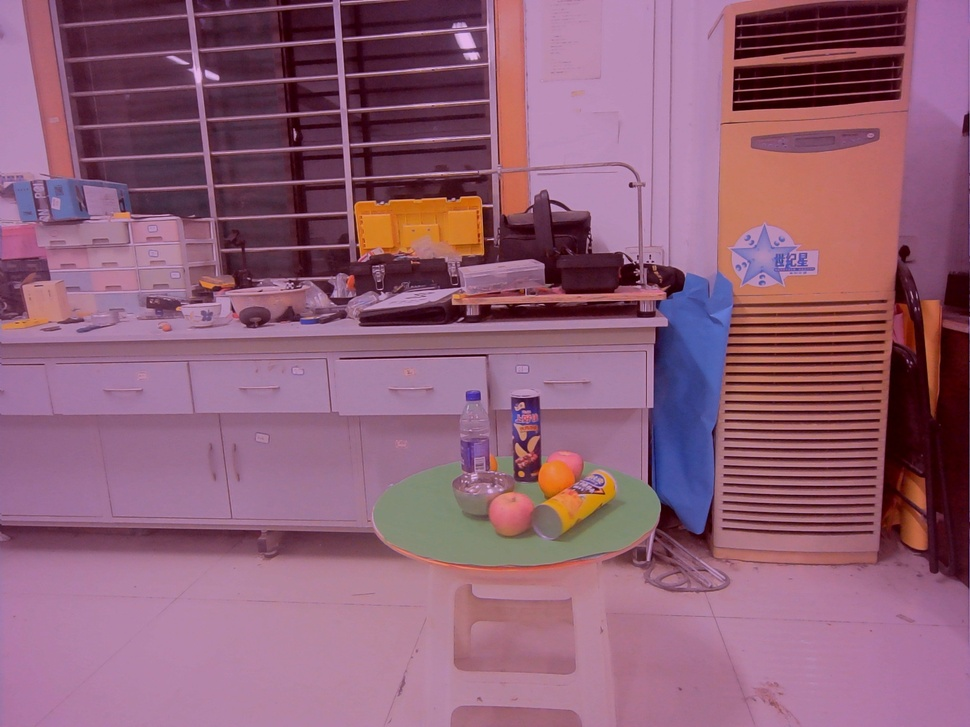
#> input picture robov8_dataset/images/0514-138_0.jpg, 970 x 727 px, shrunk from 2048 x 1536 before the run, found by its file name; its folder holds only this picture in this run
$ python aug.py
#> lines starting #> are read from the running program, lines starting #| are printed output that depends on the picture
import os
import cv2
import numpy as np
import random

def augment(img):
    img=img.astype(np.float32)
    fa=0.4*random.random()+0.8
    fb=0.4*random.random()+0.8
    fc=0.4*random.random()+0.8
    fa2=random.randint(-30,30)
    fb2=random.randint(-30,30)
    fc2=random.randint(-30,30)
    b, g, r = cv2.split(img)
    b=cv2.multiply(b,fa)
    g=cv2.multiply(g,fb)
    r=cv2.multiply(r,fc)
    b=cv2.add(b,fa2)
    g=cv2.add(g,fb2)
    r=cv2.add(r,fc2)
    b=np.clip(b, 0, 255).astype(np.uint8)
    g=np.clip(g, 0, 255).astype(np.uint8)
    r=np.clip(r, 0, 255).astype(np.uint8)
    img = cv2.merge([b, g, r])
    return img


image_dir='/home/moon/Desktop/files/datasets/final3-done/images/'
augmented_dir='/home/moon/Desktop/files/datasets/final3-done/aug_'
total_file=os.listdir(image_dir)
num=len(total_file)
for i in range(0,num):
    file=total_file[i]
    img = cv2.imread(os.path.join(image_dir,file))
#> img is the input picture: shape (727, 970, 3); mean B, G, R 118.6, 95.6, 144.2
    base_name, extension = os.path.splitext(file)
    for j in range(0,1):
        img=augment(img)
        cv2.imwrite(os.path.join(augmented_dir,"{}_{}{}".format(base_name,j,extension)),img)
#> this loop made 1 pass
#> pass 1, in augment, `b, g, r = cv2.split(img)`:
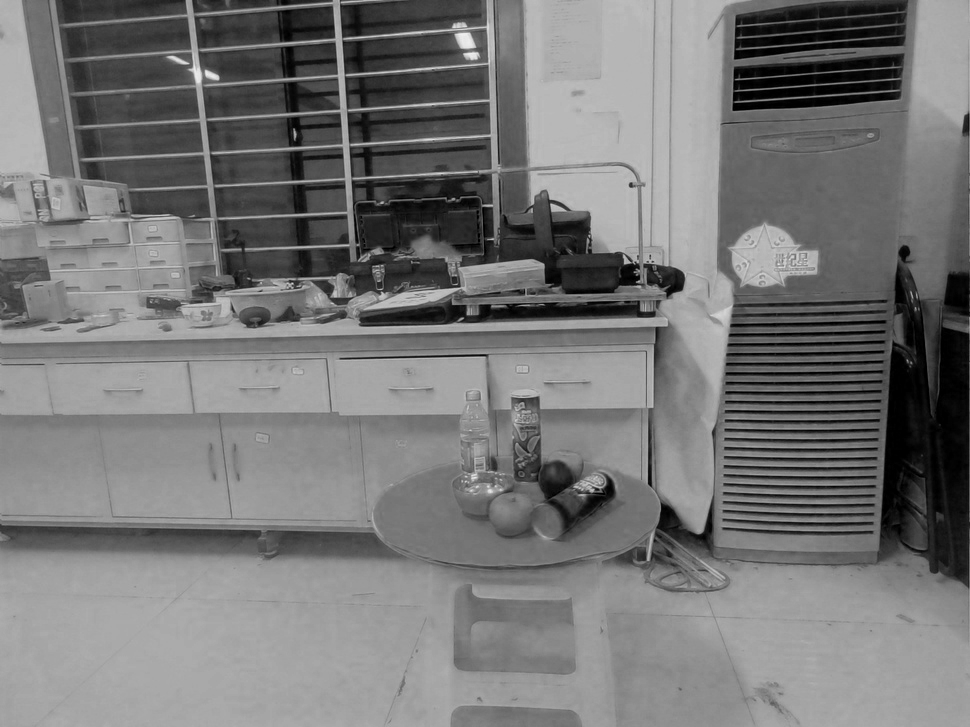
#> b: shape (727, 970) float32; min 0, max 239, mean 118.6
#> pass 1, in augment, `b, g, r = cv2.split(img)`:
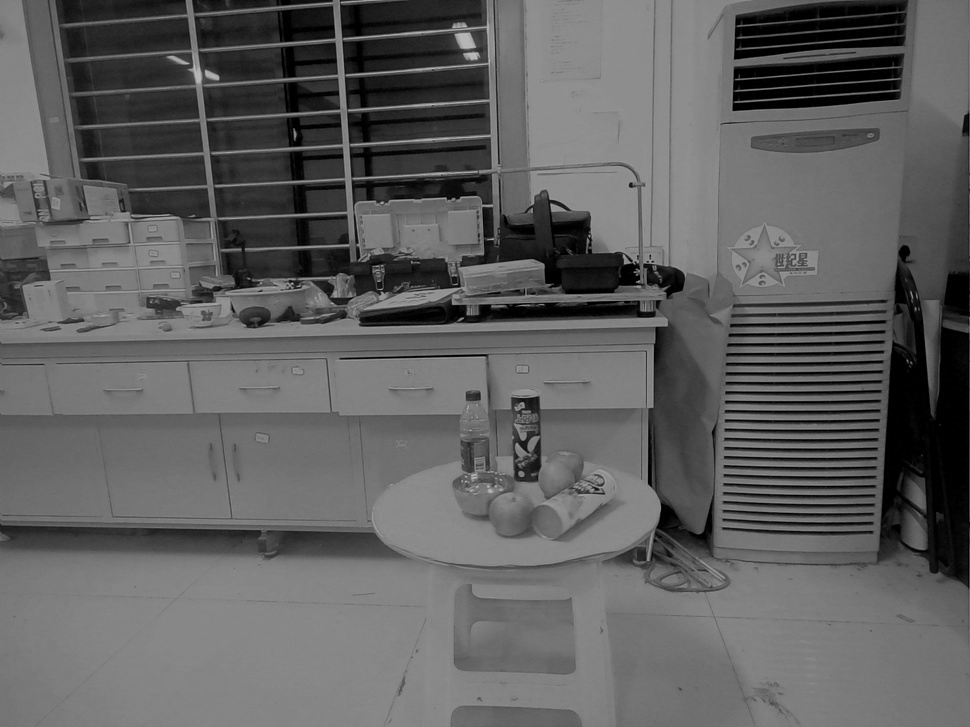
#> g: shape (727, 970) float32; min 0, max 193, mean 95.6
#> pass 1, in augment, `b, g, r = cv2.split(img)`:
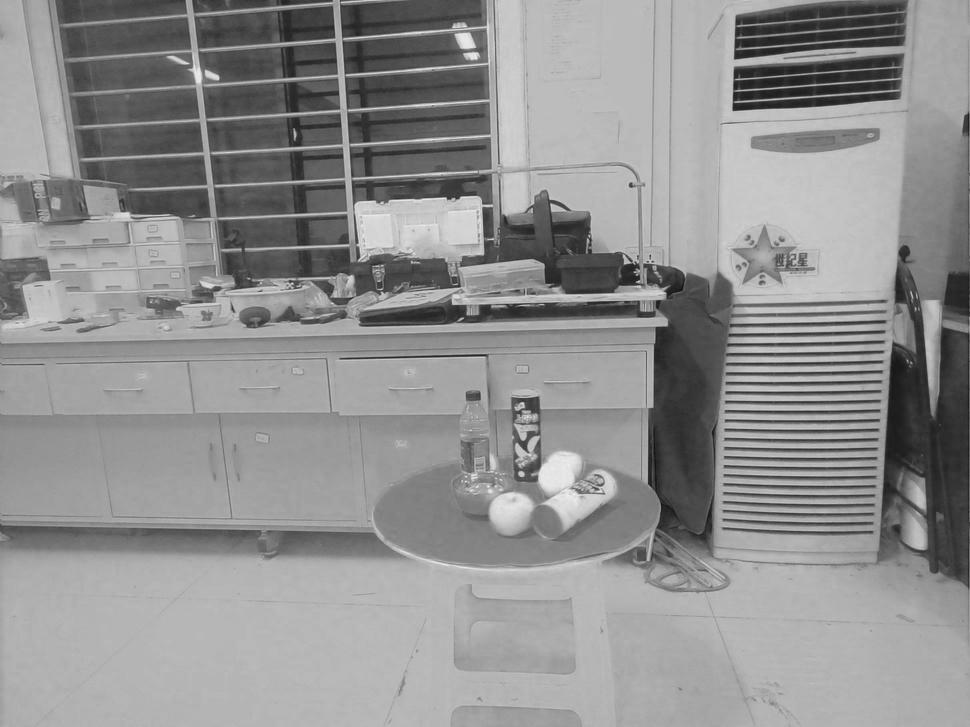
#> r: shape (727, 970) float32; min 14, max 241, mean 144.2

$ run again, on robov8_dataset/images/0514-qxh-205.jpg
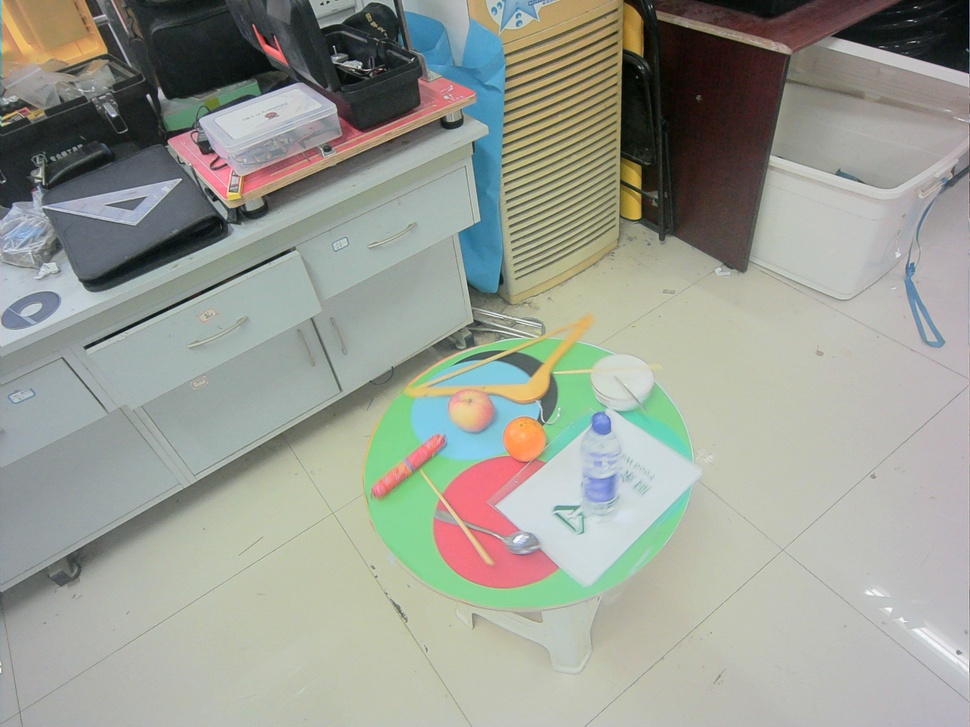
#> input picture robov8_dataset/images/0514-qxh-205.jpg, 970 x 727 px, shrunk from 2048 x 1536 before the run, found by its file name
#> img is the input picture: shape (727, 970, 3); mean B, G, R 147, 156.5, 153.3
#> the loop `for j in range(0,1):` made 1 pass
#> pass 1, in augment, `b, g, r = cv2.split(img)`:
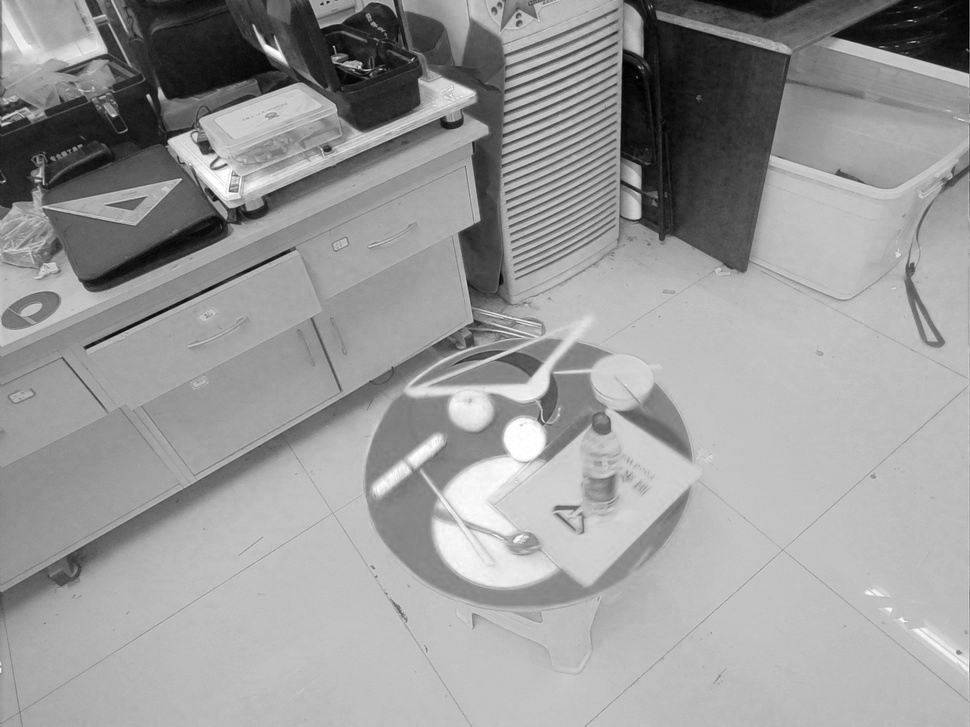
#> r: shape (727, 970) float32; min 0, max 255, mean 153.3
#> after the loop `for j in range(0,1):`:
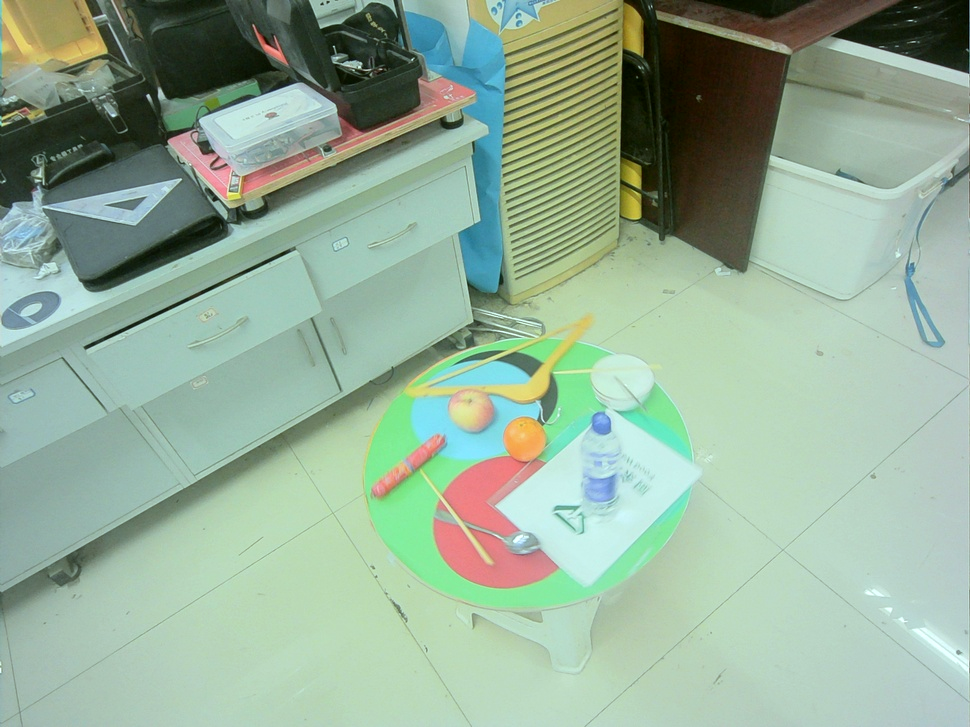
#> img: shape (727, 970, 3); mean B, G, R 152.8, 174.1, 148.9

$ run again, on robov8_dataset/images/0514-qxh-97_0.jpg
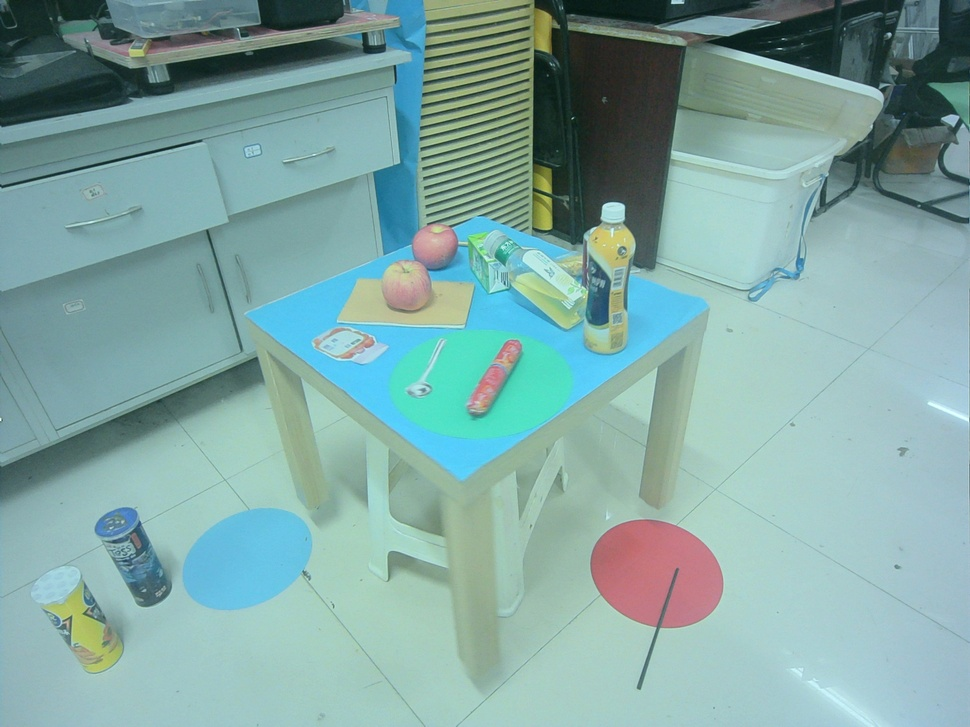
#> input picture robov8_dataset/images/0514-qxh-97_0.jpg, 970 x 727 px, shrunk from 2048 x 1536 before the run, found by its file name
#> img is the input picture: shape (727, 970, 3); mean B, G, R 163.8, 167.2, 129.7
#> the loop `for j in range(0,1):` made 1 pass
#> pass 1, in augment, `b, g, r = cv2.split(img)`:
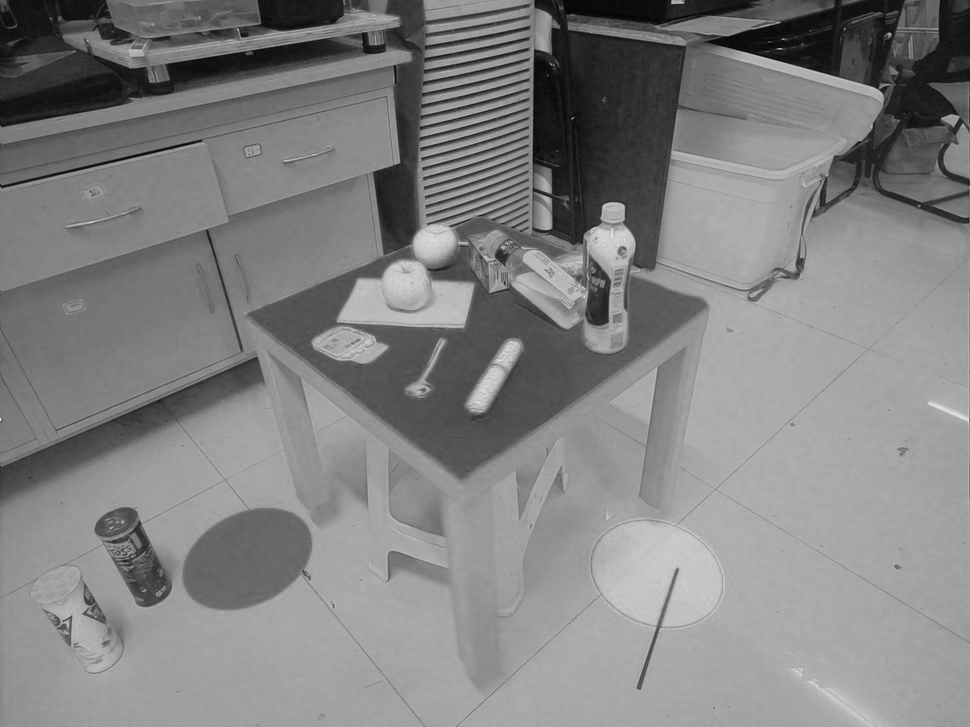
#> r: shape (727, 970) float32; min 1, max 239, mean 129.7
#> after the loop `for j in range(0,1):`:
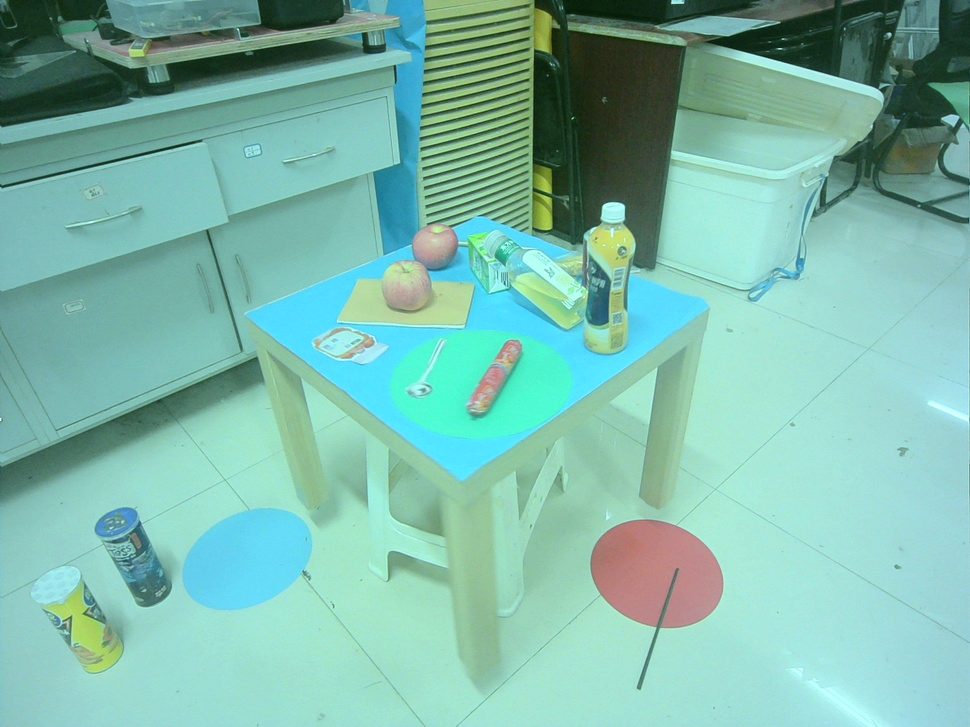
#> img: shape (727, 970, 3); mean B, G, R 171.7, 185.9, 126

$ run again, on robov8_dataset/images/10week-35.jpg
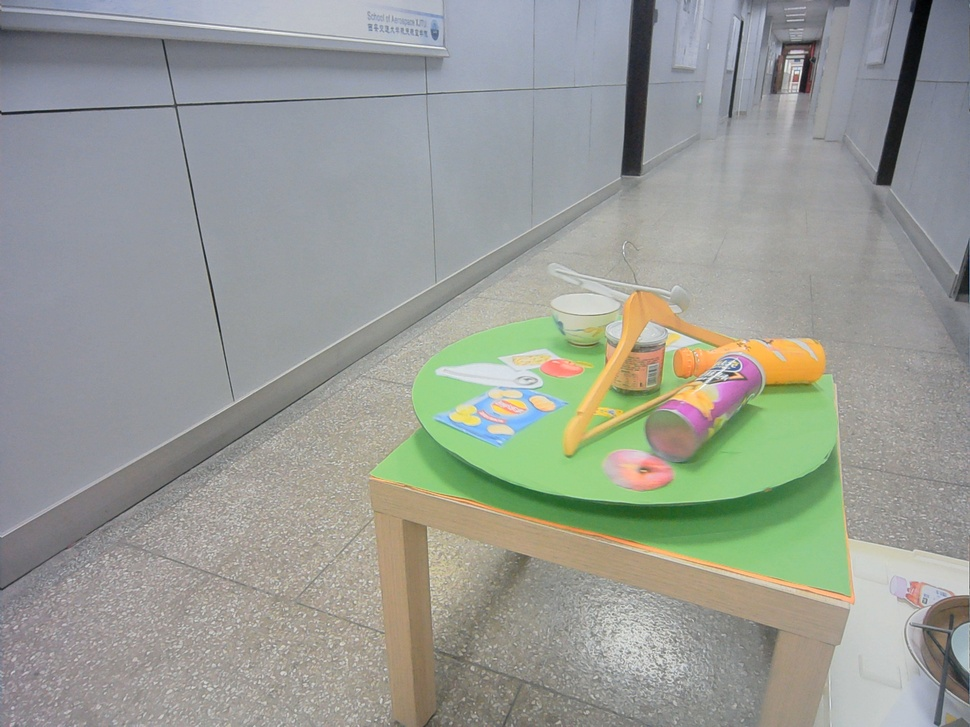
#> input picture robov8_dataset/images/10week-35.jpg, 970 x 727 px, shrunk from 2048 x 1536 before the run, found by its file name
#> img is the input picture: shape (727, 970, 3); mean B, G, R 149.1, 155.8, 152.5
#> the loop `for j in range(0,1):` made 1 pass
#> pass 1, in augment, `b, g, r = cv2.split(img)`:
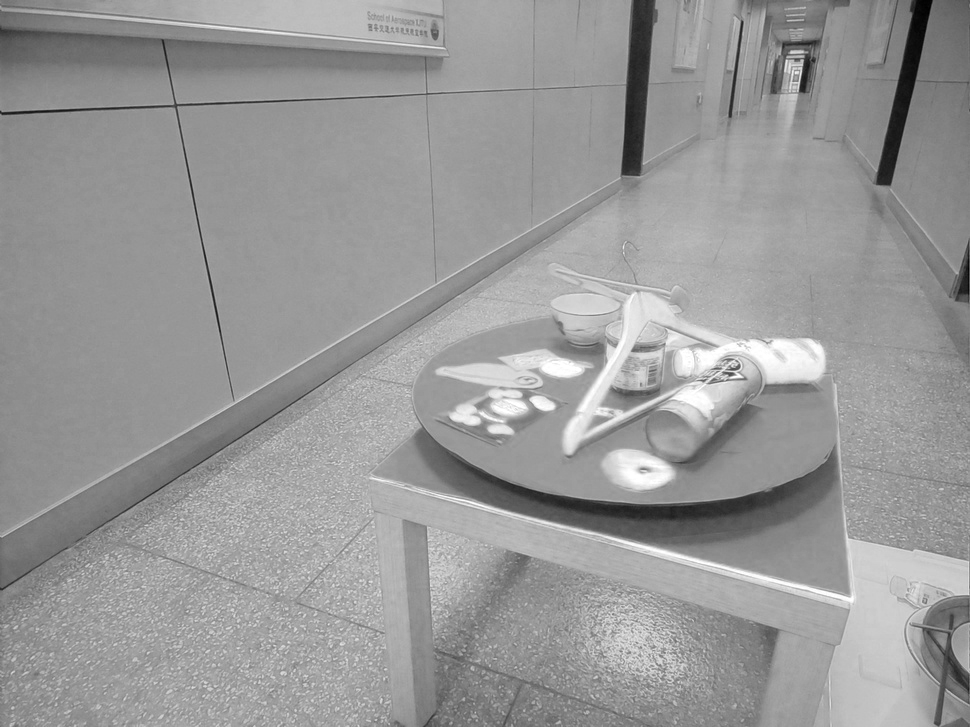
#> r: shape (727, 970) float32; min 0, max 255, mean 152.5
#> after the loop `for j in range(0,1):`:
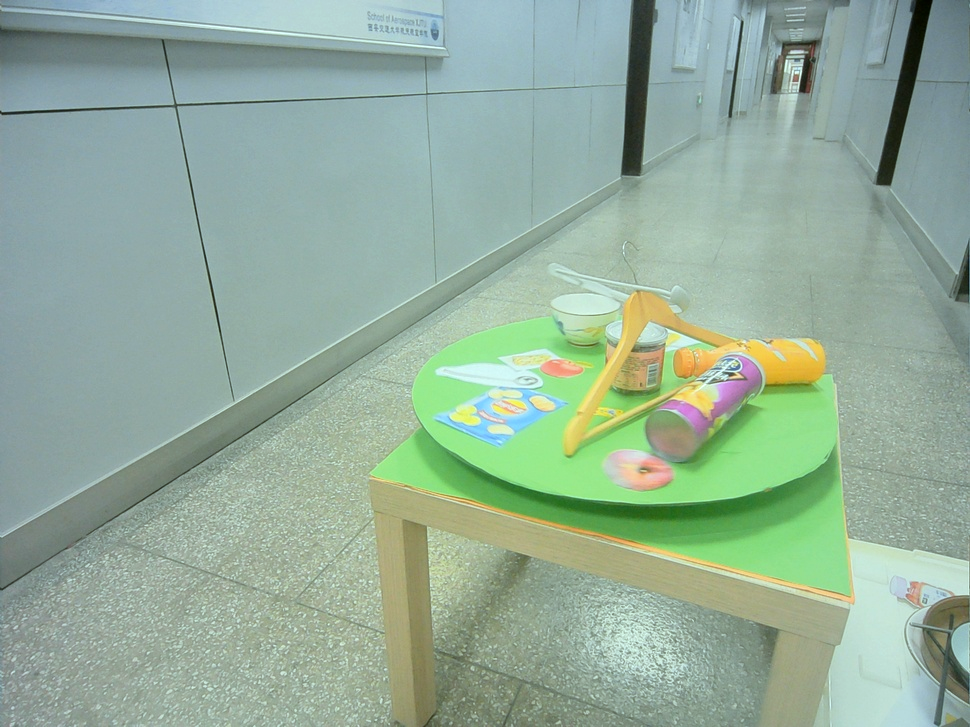
#> img: shape (727, 970, 3); mean B, G, R 155.1, 173.4, 148.2
